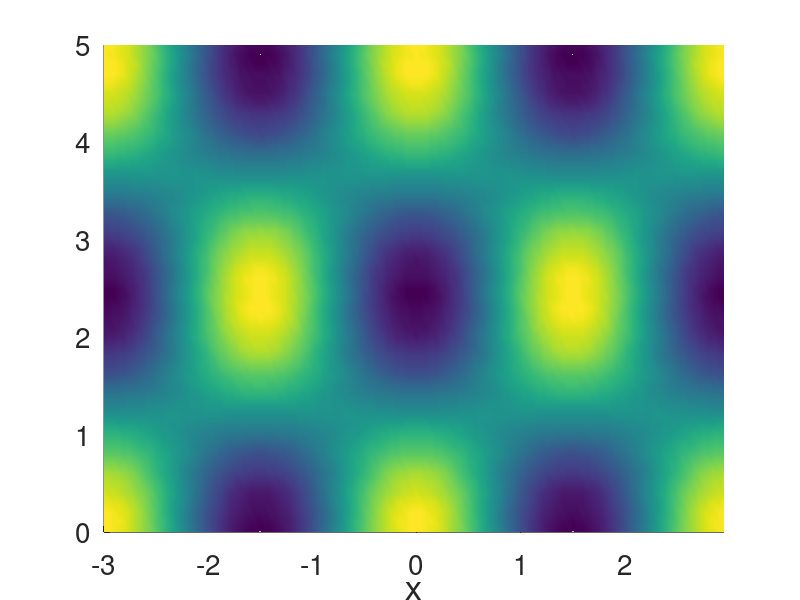

MATLAB code to generate this figure: (Note: this script raises an error after producing the figure.)
% Time evolution of 1D nonlinear Schrodinger equation
% i*psi_t + psi_xx + g*|psi|^2*psi = 0
% 4th-order accurate split-step (SS) method is used to integrate the PDE
% 
 clear all; InputTrain = []; OutputTrain = [];
format long

%%%%%%%%%%%%%%%%%%%%%%%%%%%%%%%%%%%%%%%%%%%%%%%%%%%%%%%%%
%%%%%%%%%%%%%%%%%%%%%%%%%%%%%%%%%%%%%%%%%%%%%%%%%%%%%%%
%%%%%%%%%%%%%%%%%%%%%%%%%%%%%%%%%%%%%%%%%%%%%%%%%%%%%%%%%
% spatial discretization in x
Lx = 6;       % computational domain [-Lx/2,Lx/2]
Nx = 128;      % number of spatial grid points
dx = Lx/Nx;     % grid spacing
x = dx*(-Nx/2:Nx/2-1)';         % spatial computational domain
% Note: remove last point due to periodic BCs
kx = (2*pi/Lx)*[0:Nx/2-1 -Nx/2:-1]';       % Fourier computational domain

% nonlinearity coefficient: g = 2 is focusing, g = -2 is defocusing
g = 2;

% time discretization
T = 5;
dt = .001;                  % time step
S = round(T/dt);                   % number of time steps

% split-step scheme coefficients
c = 1/(2-2^(1/3));                     
a1 = c/2; a2 = (1-c)/2; a3 = a2; a4 = c/2;
b1 = c; b2 = 1-2*c; b3 = c;

% exact solution of linear part of PDE
E1 = exp(-a1*dt*1i*kx.^2);
E2 = exp(-a2*dt*1i*kx.^2);
E3 = exp(-a3*dt*1i*kx.^2);
E4 = exp(-a4*dt*1i*kx.^2);

% initial condition
bckgrd = 1;
q_IC = bckgrd + 0.1*cos(2*pi*2*x/Lx);
%  q_IC = bckgrd + 0.*cos(2*pi*9*x/Lx);
t0 = 0;

% initial conditions
t = t0; q = q_IC;

% storage information
t_save = t;
q_save = q;
count = 0;
savestep = 100;

rogue_crit = 2;
rogue_event = 0;

% start split-step method
for ii = 1:S

  t = t + dt;   
  v = ifft(fft(q).*E1);
  v = v.*exp(b1*dt*1i*(g*abs(v).^2));
  v = ifft(fft(v).*E2);
  v = v.*exp(b2*dt*1i*(g*abs(v).^2));
  v = ifft(fft(v).*E3);
  v = v.*exp(b3*dt*1i*(g*abs(v).^2));
  q = ifft(fft(v).*E4);
  
  
  count = count + 1;
  if count == savestep
  % save for plotting
  t_save = [t_save; t];
  q_save = [q_save q];
  count = 0;
  end
  
  % check for instability
  if max(abs(q)) >= rogue_crit*bckgrd
    rogue_event = 1;
  end

end

% output the result of the evolution
if round(rogue_event) == 1
    disp('An instability was detected')
else
    disp('No instability detected')
end

% plot evolution of solution
figure(1)
surface(x,t_save,abs(transpose(q_save)))
shading interp; axis tight
set(gca,'FontSize',20)
xlabel('x','FontSize',25)
ylabel('t','FontSize',25,'rot',00)
title('|q(x,t)|','FontSize',20)
colorbar

% save IC
InputTrain = [InputTrain q_IC];
% save stability result
OutputTrain = [OutputTrain round(rogue_event)];
   
